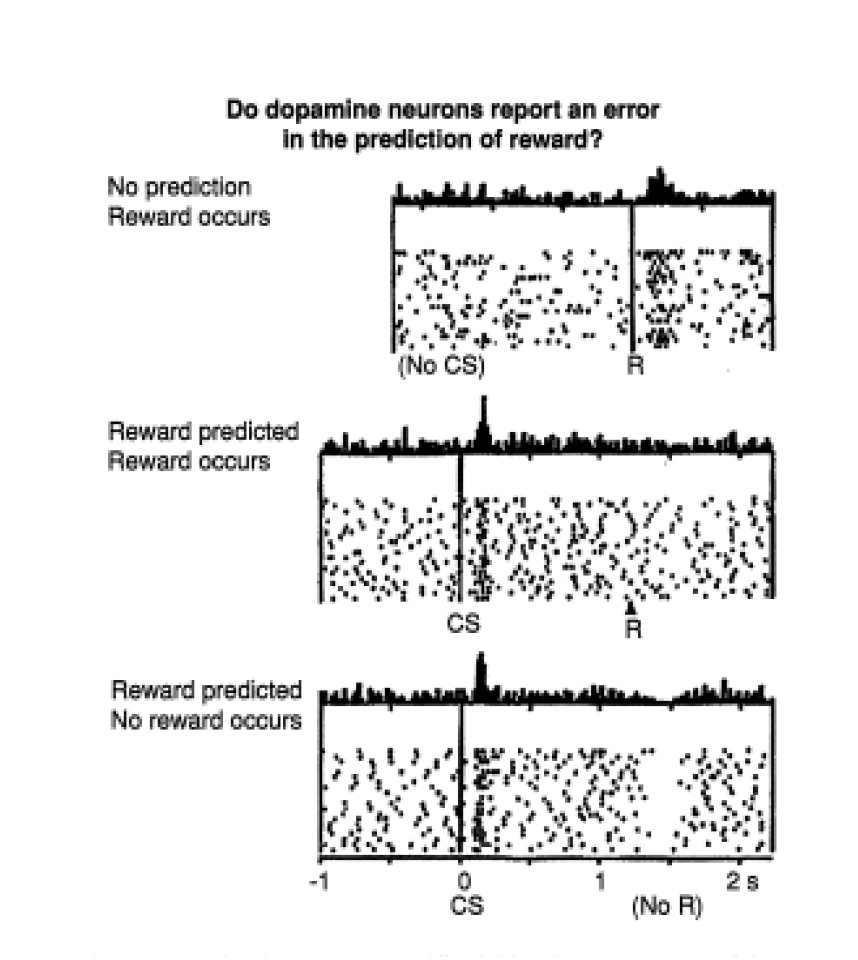
#> input picture raw/dopamine_raster_source.png, 858 x 960 px
$ python 00_extract_spikes_from_raster.py
#> lines starting #> are read from the running program, lines starting #| are printed output that depends on the picture; after the words box and inside, x2 and y2 are one past the last pixel; in counts of white or black regions, pixels touching at a corner belong together
#!/usr/bin/env python3
"""
Approximate spike extraction from a raster scan.

This script recreates the workflow used in the chat:
1. detect the three raster panels
2. estimate event line locations
3. suppress line pixels
4. detect circular/dot-like spike marks, including candidates touching lines
5. merge near-duplicate detections
6. convert x positions to seconds using panel-specific calibration
7. save spike times and diagnostic images

This is intentionally practical and easy to modify, not a perfect OCR system.
"""

from pathlib import Path
import cv2
import numpy as np
import pandas as pd


ROOT = Path(__file__).resolve().parents[1]
RAW = ROOT / "raw" / "dopamine_raster_source.png"
DATA = ROOT / "data"
FIGS = ROOT / "figures"
NOTES = ROOT / "notes"

DATA.mkdir(exist_ok=True, parents=True)
FIGS.mkdir(exist_ok=True, parents=True)
NOTES.mkdir(exist_ok=True, parents=True)

PANEL_ORDER = [
    "no_prediction_reward_occurs",
    "reward_predicted_reward_occurs",
    "reward_predicted_no_reward_occurs",
]


def read_gray(path: Path) -> np.ndarray:
    img = cv2.imread(str(path), cv2.IMREAD_GRAYSCALE)
#> img is the input picture: shape (960, 858); min 0, max 255, mean 234.5
    if img is None:
        raise FileNotFoundError(path)
    return img


def detect_panels(gray: np.ndarray):
    """
    Detect three large horizontal raster regions by thresholding dark content
    and finding wide connected components.
    """
    blur = cv2.GaussianBlur(gray, (5, 5), 0)
    bw = (blur < 210).astype(np.uint8) * 255
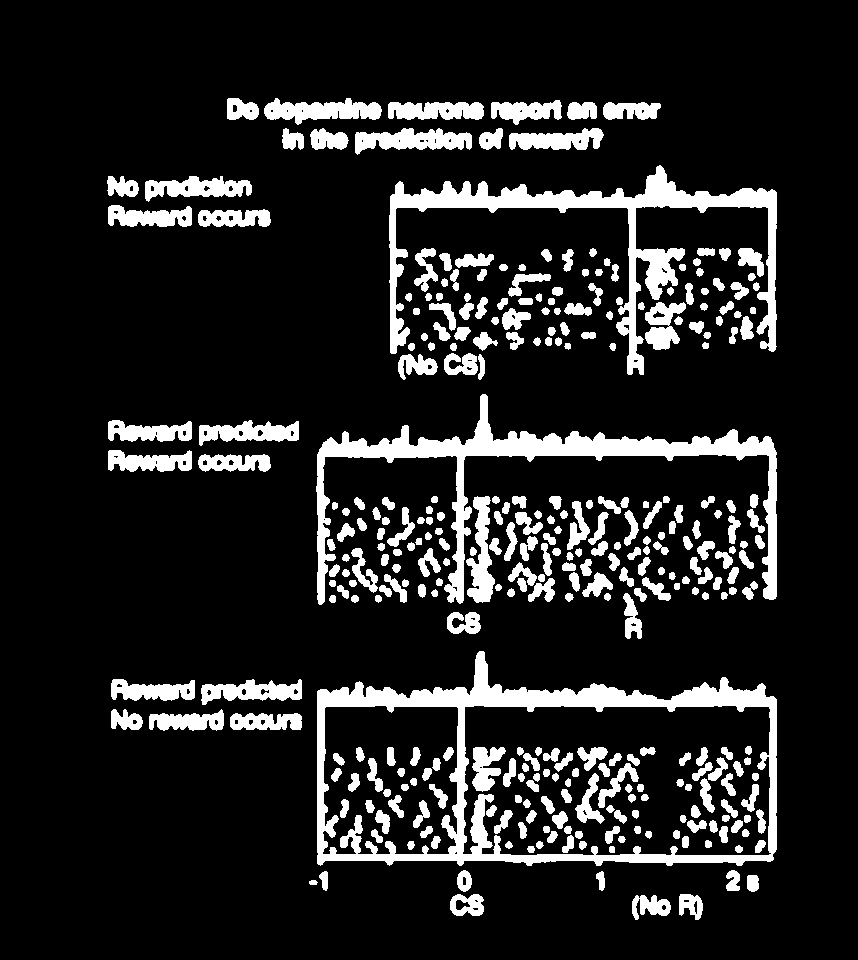
#> bw: shape (960, 858); 13.5% white; 351 white regions, largest, box (x1, y1, x2, y2) and area: (317, 651, 777, 866) 18013, (316, 394, 777, 605) 13277, (389, 165, 777, 375) 12791

    # strengthen long horizontal structure
    kernel = cv2.getStructuringElement(cv2.MORPH_RECT, (35, 5))
    merged = cv2.morphologyEx(bw, cv2.MORPH_CLOSE, kernel, iterations=2)
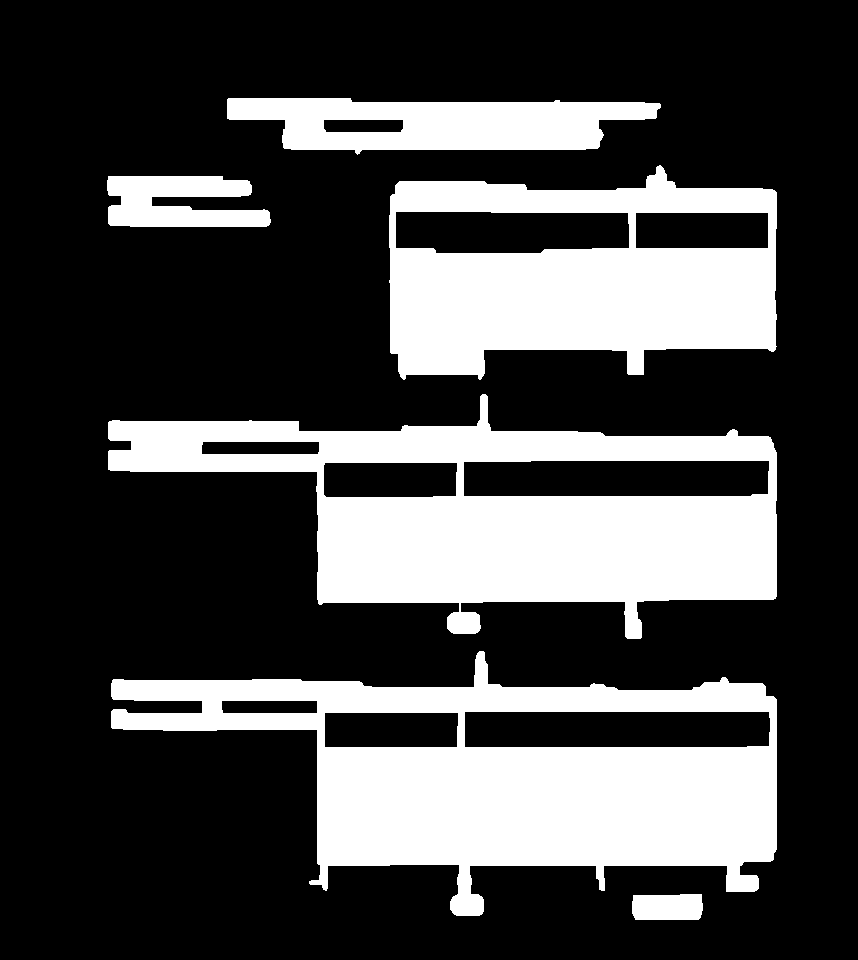
#> merged: shape (960, 858); 27.8% white; 6 white regions, box (x1, y1, x2, y2) and area: (111, 651, 777, 916) 78056, (108, 394, 777, 639) 73454, (389, 165, 777, 380) 52701, (227, 98, 661, 155) 16824, (107, 176, 271, 227) 6227, (632, 894, 703, 920) 1754

    num, labels, stats, _ = cv2.connectedComponentsWithStats(merged, connectivity=8)
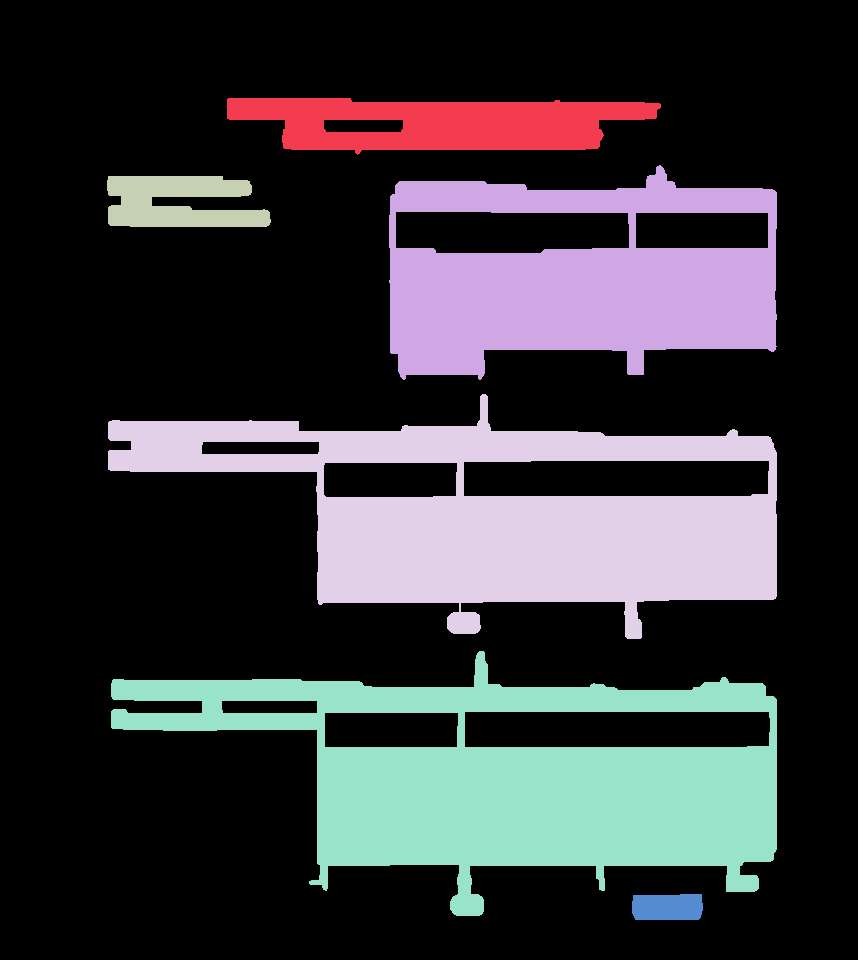
#> labels: shape (960, 858) int32; 7 distinct labels, from 0 to 6; one colour per label, 0 black
#> num = 7; stats = [[0, 0, 858, 960, 594664], [227, 98, 434, 57, 16824], [389, 165, 388, 215, 52701], [107, 176, 164, 51, 6227], [108, 394, 669, 245, 73454], [111, 651, 666, 265, 78056], [632, 894, 71, 26, 1754]]
    candidates = []
    for i in range(1, num):
        x, y, w, h, area = stats[i]
        if w > gray.shape[1] * 0.45 and h > 60 and area > 8000:
            candidates.append((x, y, w, h, area))
#> this loop made 6 passes
#> after the loop, candidates = [(389, 165, 388, 215, 52701), (108, 394, 669, 245, 73454), (111, 651, 666, 265, 78056)]

    # sort by vertical position and keep the three largest plausible components
    candidates = sorted(candidates, key=lambda t: t[1])
    if len(candidates) < 3:
        raise RuntimeError("Could not detect three raster panels")

    # keep three best by height*width while preserving order
    top3 = sorted(sorted(candidates, key=lambda t: t[2] * t[3], reverse=True)[:3], key=lambda t: t[1])
#> top3 has the same summary as candidates
    panels = []
    for name, (x, y, w, h, _) in zip(PANEL_ORDER, top3):
        pad_x = 8
        pad_y = 8
        x0 = max(0, x - pad_x)
        y0 = max(0, y - pad_y)
        x1 = min(gray.shape[1], x + w + pad_x)
        y1 = min(gray.shape[0], y + h + pad_y)
        panels.append(dict(panel=name, x0=x0, y0=y0, x1=x1, y1=y1, width=x1 - x0, height=y1 - y0))
#> this loop made 3 passes
#> (name, x, y, w, h, x0, y0, y1) on passes 1 to 3: ('no_prediction_reward_occurs', 389, 165, 388, 215, 381, 157, 388), ('reward_predicted_reward_occurs', 108, 394, 669, 245, 100, 386, 647), ('reward_predicted_no_reward_occurs', 111, 651, 666, 265, 103, 643, 924)
#> after the loop, panels = 3 items
    return panels


def estimate_event_lines(panel_img: np.ndarray):
    """
    Estimate strong vertical event lines from the column darkness profile.
    Returns a list of x positions.
    """
    col_dark = (255 - panel_img).mean(axis=0)
    smooth = cv2.GaussianBlur(col_dark.reshape(1, -1).astype(np.float32), (1, 1), 0).ravel()
    thresh = np.percentile(smooth, 97)
    idx = np.where(smooth >= thresh)[0]
    if len(idx) == 0:
        return []

    groups = []
    start = idx[0]
    prev = idx[0]
    for i in idx[1:]:
        if i <= prev + 3:
            prev = i
        else:
            groups.append((start, prev))
            start = prev = i
    groups.append((start, prev))
    centers = [int((a + b) / 2) for a, b in groups if (b - a + 1) >= 1]
    return centers


def suppress_lines(panel_img: np.ndarray, line_xs, radius=3):
    """
    Paint around event lines with local background median so line-touching dots
    can later be reintroduced from residual darkness.
    """
    img = panel_img.copy()
    h, w = img.shape
    for x in line_xs:
        x0 = max(0, x - radius)
        x1 = min(w, x + radius + 1)
        left = max(0, x0 - 12)
        right = min(w, x1 + 12)
        background = np.hstack([img[:, left:x0], img[:, x1:right]]) if (x0 > left or right > x1) else img
        fill = int(np.median(background))
        img[:, x0:x1] = fill
    return img


def blob_candidates(img: np.ndarray):
    """
    Detect dark circular-ish components after adaptive thresholding.
    """
    blur = cv2.GaussianBlur(img, (3, 3), 0)
    bw = cv2.adaptiveThreshold(
        blur, 255, cv2.ADAPTIVE_THRESH_GAUSSIAN_C, cv2.THRESH_BINARY_INV, 21, 7
    )

    # remove tiny specks, keep compact blobs
    kernel = cv2.getStructuringElement(cv2.MORPH_ELLIPSE, (3, 3))
    bw = cv2.morphologyEx(bw, cv2.MORPH_OPEN, kernel, iterations=1)

    num, labels, stats, centroids = cv2.connectedComponentsWithStats(bw, connectivity=8)
    detections = []
    for i in range(1, num):
        x, y, w, h, area = stats[i]
        cx, cy = centroids[i]
        if area < 3 or area > 150:
            continue
        aspect = w / max(h, 1)
        if aspect < 0.35 or aspect > 2.8:
            continue
        # circular-ish score from fill ratio
        box_area = max(w * h, 1)
        fill_ratio = area / box_area
        if fill_ratio < 0.12 or fill_ratio > 1.0:
            continue
        sigma = float(max(w, h) / 2.5)
        score = float(area * fill_ratio)
        detections.append(dict(cx=float(cx), cy=float(cy), sigma_px=sigma, score=score))
    return detections, bw


def add_line_touching_residuals(original: np.ndarray, suppressed: np.ndarray, line_xs):
    """
    Look for residual darkness near event lines that may correspond to dots
    touching or overlapping the lines.
    """
    residual = cv2.subtract(
        (255 - suppressed).astype(np.uint8),
        cv2.GaussianBlur((255 - suppressed).astype(np.uint8), (0, 0), 1.2),
    )
    dark = (255 - original).astype(np.int16) - (255 - suppressed).astype(np.int16)
    band = np.zeros_like(original, dtype=np.uint8)
    for x in line_xs:
        x0 = max(0, x - 7)
        x1 = min(original.shape[1], x + 8)
        band[:, x0:x1] = 255

    target = np.where((dark > 10) & (band > 0), 255, 0).astype(np.uint8)
    kernel = cv2.getStructuringElement(cv2.MORPH_ELLIPSE, (3, 3))
    target = cv2.morphologyEx(target, cv2.MORPH_OPEN, kernel, iterations=1)

    num, labels, stats, centroids = cv2.connectedComponentsWithStats(target, connectivity=8)
    detections = []
    for i in range(1, num):
        x, y, w, h, area = stats[i]
        cx, cy = centroids[i]
        if area < 2 or area > 120:
            continue
        aspect = w / max(h, 1)
        if aspect < 0.25 or aspect > 4.0:
            continue
        sigma = float(max(w, h) / 2.5)
        score = float(area)
        detections.append(dict(cx=float(cx), cy=float(cy), sigma_px=sigma, score=score))
    return detections, target


def merge_detections(detections, dist_thresh=4.0):
    """
    Greedy merge of nearby detections. Useful when touching dots get split.
    """
    if not detections:
        return []

    pts = [d.copy() for d in sorted(detections, key=lambda d: d["score"], reverse=True)]
    kept = []
    for d in pts:
        merged = False
        for k in kept:
            dx = d["cx"] - k["cx"]
            dy = d["cy"] - k["cy"]
            if (dx * dx + dy * dy) ** 0.5 <= dist_thresh:
                total = k["score"] + d["score"]
                k["cx"] = (k["cx"] * k["score"] + d["cx"] * d["score"]) / total
                k["cy"] = (k["cy"] * k["score"] + d["cy"] * d["score"]) / total
                k["sigma_px"] = max(k["sigma_px"], d["sigma_px"])
                k["score"] = total
                merged = True
                break
        if not merged:
            kept.append(d)
    return kept


def calibrate_time(panel_name: str, x: float, width: int) -> float:
    """
    Approximate x-to-time map used for the extracted results.
    All panels end at 2 s. Panel 1 starts at -0.5 s.
    Panels 2 and 3 start at -1 s.
    """
    if panel_name == "no_prediction_reward_occurs":
        t0, t1 = -0.5, 2.0
    else:
        t0, t1 = -1.0, 2.0
    return t0 + (x / max(width - 1, 1)) * (t1 - t0)


def draw_overlay(panel_img, detections, line_xs):
    rgb = cv2.cvtColor(panel_img, cv2.COLOR_GRAY2BGR)
    for x in line_xs:
        cv2.line(rgb, (int(x), 0), (int(x), panel_img.shape[0] - 1), (40, 160, 240), 1)
    for d in detections:
        center = (int(round(d["cx"])), int(round(d["cy"])))
        rad = max(2, int(round(d["sigma_px"])))
        cv2.circle(rgb, center, rad, (240, 80, 80), 1)
        cv2.circle(rgb, center, 1, (250, 250, 250), -1)
    return rgb


def draw_reconstruction(shape, detections, line_xs):
    canvas = np.full(shape, 255, dtype=np.uint8)
    for x in line_xs:
        cv2.line(canvas, (int(x), 0), (int(x), shape[0] - 1), 130, 1)
    for d in detections:
        center = (int(round(d["cx"])), int(round(d["cy"])))
        rad = max(1, int(round(d["sigma_px"])))
        cv2.circle(canvas, center, rad, 0, -1)
    return canvas


def main():
    gray = read_gray(RAW)
    panels = detect_panels(gray)
#> panels = 3 items

    rows = []
    panel_meta = []
    overlay_rows = []
    recon_rows = []

    for p in panels:
        crop = gray[p["y0"]:p["y1"], p["x0"]:p["x1"]]
        line_xs = estimate_event_lines(crop)
        suppressed = suppress_lines(crop, line_xs, radius=3)

        det_a, _ = blob_candidates(suppressed)
        det_b, _ = add_line_touching_residuals(crop, suppressed, line_xs)
        merged = merge_detections(det_a + det_b, dist_thresh=4.0)

        for j, d in enumerate(merged, start=1):
            rows.append({
                "panel": p["panel"],
                "spike_id": j,
                "time_s": calibrate_time(p["panel"], d["cx"], p["width"]),
                "x_px_in_panel": d["cx"],
                "y_px_in_panel": d["cy"],
                "x_px_abs": p["x0"] + d["cx"],
                "y_px_abs": p["y0"] + d["cy"],
                "y_norm_in_raster": d["cy"] / max(p["height"] - 1, 1),
                "sigma_px": d["sigma_px"],
                "detection_score": d["score"],
            })

        panel_meta.append({
            "panel": p["panel"],
            "x0": p["x0"], "y0": p["y0"], "x1": p["x1"], "y1": p["y1"],
            "width": p["width"], "height": p["height"],
            "n_detected_spikes": len(merged),
            "estimated_event_lines_x": ",".join(map(str, line_xs)),
        })

        overlay_rows.append(draw_overlay(crop, merged, line_xs))
        recon_rows.append(draw_reconstruction(crop.shape, merged, line_xs))
#> this loop made 3 passes
#> (thresh in estimate_event_lines, line_xs, h in suppress_lines, w in suppress_lines) on passes 1 to 2: (108, [12, 251, 278, 391], 231, 404), (84.26, [220, 360, 382, 671], 261, 685)
#> pass 1, in main, `crop = gray[p["y0"]:p["y1"], p["x0"]:p["x1"]]`:
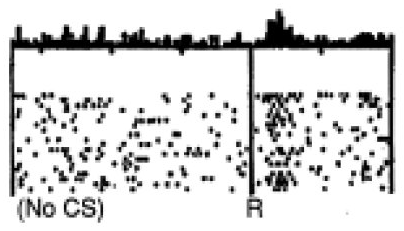
#> crop: shape (231, 404); min 0, max 255, mean 215.4
#> pass 1, in blob_candidates, `bw = cv2.adaptiveThreshold( blur, 255, cv2.ADAPTIVE_THRESH_GAUSSIAN_C,..`:
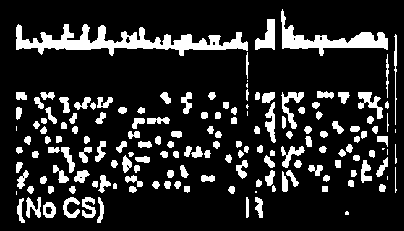
#> bw: shape (231, 404); 15.8% white; 161 white regions (12 under 20 px), largest, box (x1, y1, x2, y2) and area: (16, 24, 248, 56) 2887, (281, 9, 388, 56) 1406, (255, 19, 275, 50) 361
#> after the loop:
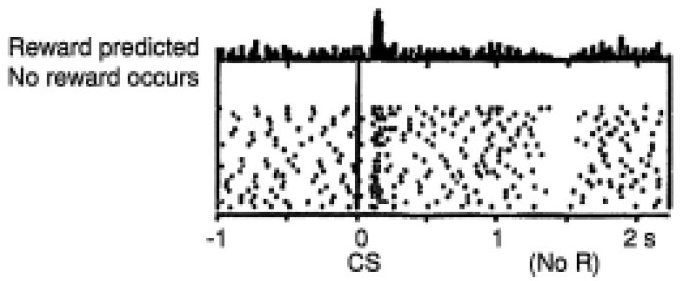
#> crop: shape (281, 682); min 0, max 255, mean 225
#> after the loop:
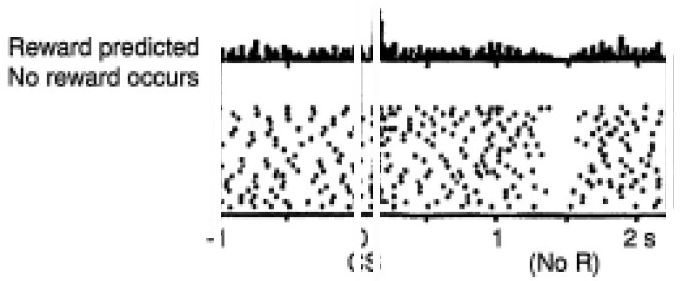
#> suppressed: shape (281, 682); min 0, max 255, mean 229.5

    spikes = pd.DataFrame(rows)
    meta = pd.DataFrame(panel_meta)

    spikes.to_csv(DATA / "dopamine_raster_spike_times.csv", index=False)
    meta.to_csv(DATA / "dopamine_raster_panel_metadata.csv", index=False)

    if overlay_rows:
#> (the run stopped early here; a loop or call above may not have finished)
